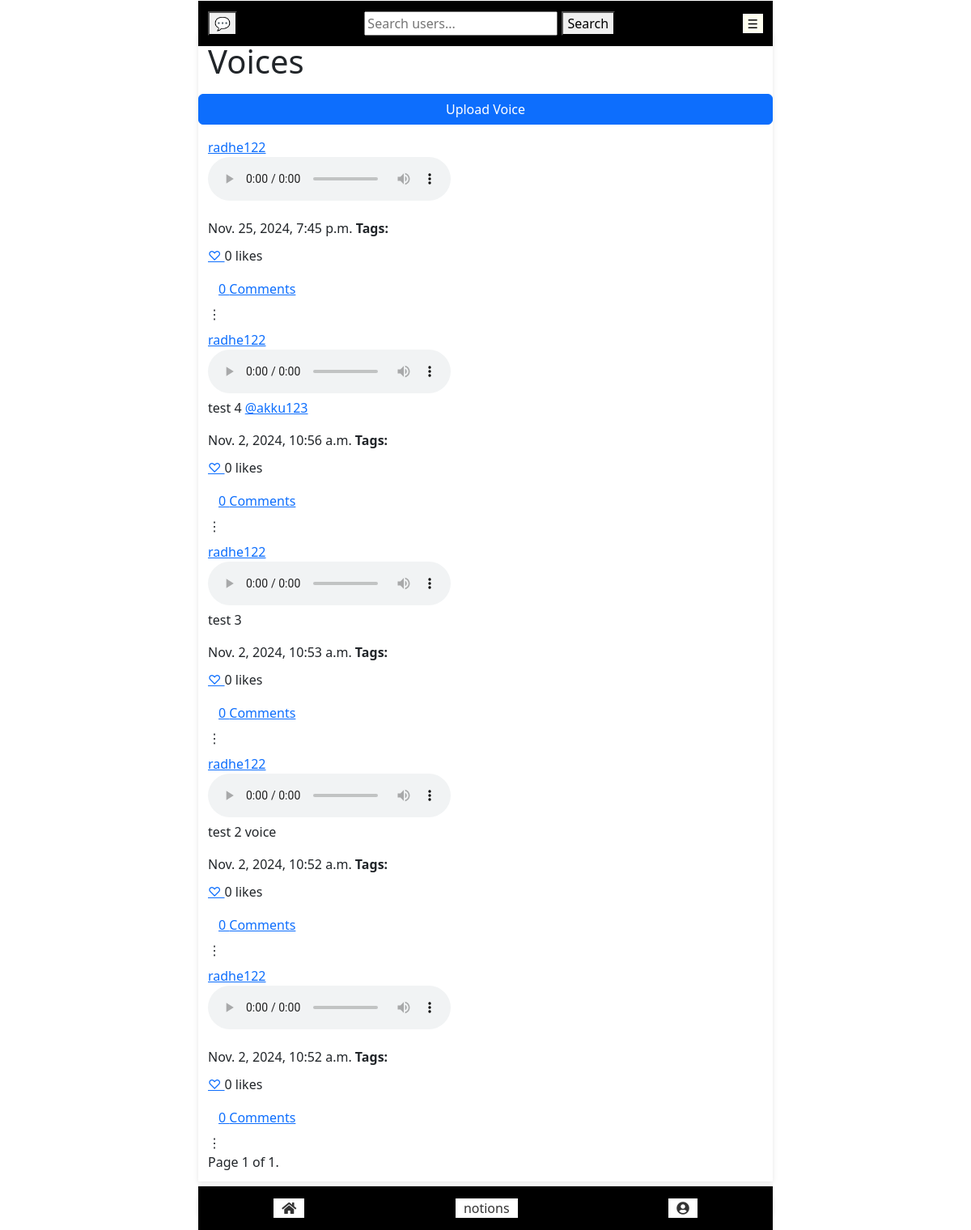
Screenshot of /voices/3/ (signed in) with the database file from the repository.
### service_auth/user_profile/models.py (models this page shows, shortened)
class Audio(models.Model):
    user = models.ForeignKey(AuthUser, on_delete=models.CASCADE, related_name='audio')
    file = models.FileField(upload_to='media/', storage=CompressedMediaStorage())
    description = models.TextField(blank=True, null=True)
    is_paid = models.BooleanField(default=False)
    created_at = models.DateTimeField(auto_now_add=True)
    likes = models.ManyToManyField(AuthUser, related_name='liked_audio', blank=True)
    view_count = models.PositiveIntegerField(default=0)  # To keep track of views
    reported_by = models.ManyToManyField(AuthUser, related_name='reported_audio', blank=True)  # report
    report_count = models.IntegerField(default=0)
    tags = models.ManyToManyField(AuthUser, related_name='tagged_audio', blank=True)  # New field for tagging users
    is_private = models.BooleanField(default=False)  # New field to track privacy
    duration = models.IntegerField(validators=[MinValueValidator(1), MaxValueValidator(3600)], blank =True, null=True)  # in seconds
    size = models.IntegerField(validators=[MinValueValidator(1), MaxValueValidator(1024*1024*100)])  # in bytes, max 100MB
    hashtags = models.ManyToManyField('Hashtag', related_name='audio', blank=True)

### service_auth/user_profile/views.py (the view)
# urls.py: path('voices/<int:user_id>/', views.voices, name='voices'),  # Ensure this line is correct
@login_required
def voices(request, user_id):
    profile_user = get_object_or_404(AuthUser, id=user_id)
    audio_files = Audio.objects.filter(user=profile_user).order_by('-created_at')
    filtered_audio = []
    for audio in audio_files:
        if audio.is_private and audio.user != request.user and not audio.tags.filter(id=request.user.id).exists():
            continue
        audio.description = make_usernames_clickable(audio.description)
        filtered_audio.append(audio)
    paginator = Paginator(filtered_audio, 100)
    page_number = request.GET.get('page')
    page_obj = paginator.get_page(page_number)
    return render(request, 'voices.html', {
        'page_obj': page_obj,
        'audio_count': Audio.objects.filter(user=profile_user).count(),
        'profile_user': profile_user,
    })

### service_auth/user_profile/utils.py (called while the page is built)
def make_usernames_clickable(content):
    def replace_username(match):
        username = match.group(1)
        try:
            user = AuthUser.objects.get(username=username)
            url = reverse("user_profile:profile", args=[user.id])
            return mark_safe(f'<a href="{url}">@{username}</a>')
        except AuthUser.DoesNotExist:
            return f'@{username}'  # If user does not exist, return the plain text
    content = re.sub(r'@(\w+)', replace_username, content)
    content = re.sub(r'(https?://\S+)', r'<a href="\1" target="_blank">\1</a>', content)
    return content

### templates/user_profile/voices.html (shortened to what this page needs)
{% extends 'landing_page.html' %}
{% load static %}
{% load custom_filters %}
{% block main_content %}
  <h1>Voices </h1>
    {% if profile_user == request.user %}
    <p>
        <div class="uploads-section">
            <div class="row row-cols-1 g-4">
                <button type="button" class="btn btn-primary" onclick="location.href='{% url 'user_profile:upload_audio' %}'">Upload Voice</button>
            </div>
        </div>
    </p>
    {% endif %}
  <div class="audio-list">
    {% for audio in page_obj %}
      <div class="audio-item">
        <a href="{% url 'user_profile:profile' user_id=audio.user.id %}">
          {{ audio.user.username }}
        </a>  </br>
        <audio controls>
          <source src="{{ audio.file.url }}" type="audio/mpeg">
        </audio>
        <p>{{ audio.description|safe }}</p>
        <h8>{{ audio.created_at }}</h8>
        <strong>Tags:</strong>
        <div class="actions">
          <a href="{% url 'user_profile:like_audio' audio.id %}"
            class="like-link {% if request.user in audio.likes.all %}liked{% endif %}"
            data-url="{% url 'user_profile:like_audio' audio.id %}"
            data-audio-id="{{ audio.id }}"
            data-csrf-token="{{ csrf_token }}">
              {% if request.user in audio.likes.all %}
                  ❤️
              {% else %}
                  ♡
              {% endif %}
          </a>
          <span class="like-count">{{ audio.likes.count }}</span> likes
          <div class="comments" id="comments-{{ audio.id }}">
              <button class="btn btn-link collapsed" data-toggle="collapse" data-target="#comment-list-{{ audio.id }}" aria-expanded="false" aria-controls="comment-list-{{ audio.id }}">
                  {{ audio.comments.count }} Comments
              </button>
          </div>
            <div class="dropdown">
              <span>⋮</span>
            </div>
        </div>
      </div>
    {% endfor %}
  </div>
    <div class="pagination" >
        <span class="step-links">
            <span class="current">
                Page {{ page_obj.number }} of {{ page_obj.paginator.num_pages }}.
            </span>
        </span>
    </div>
{% endblock %}

### rows the page displays
Audio: user.username "radhe122", created_at "Nov. 25, 2024, 7:45 p.m.", likes.count "0", comments.count "0"
Audio: user.username "radhe122", description "test 4 @akku123", created_at "Nov. 2, 2024, 10:56 a.m.", likes.count "0", comments.count "0"
Audio: user.username "radhe122", description "test 3", created_at "Nov. 2, 2024, 10:53 a.m.", likes.count "0", comments.count "0"
Audio: user.username "radhe122", description "test 2 voice", created_at "Nov. 2, 2024, 10:52 a.m.", likes.count "0", comments.count "0"
Audio: user.username "radhe122", created_at "Nov. 2, 2024, 10:52 a.m.", likes.count "0", comments.count "0"

### other values shown
{{ page_obj.number }} "1"
{{ page_obj.paginator.num_pages }} "1"
